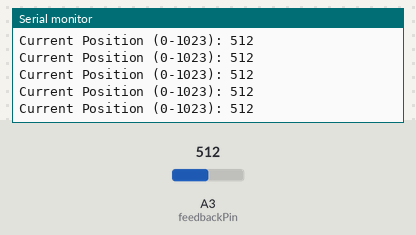
A sketch run on a simulated Arduino Uno, built with avr-gcc and run on an emulated ATmega328P. Parts: the last lines printed to the serial monitor. Inputs (shaded band) come from the test bench; at power-on: A3 (feedbackPin) = 512.

Above: at 1.2 s.
1.3 s: A3 (feedbackPin) set to 716
At 1.31 s:
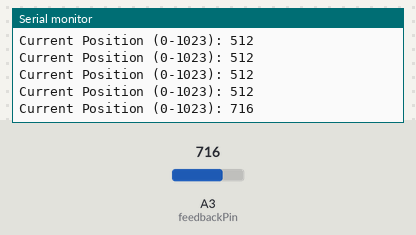
2.8 s: A3 (feedbackPin) set to 900
At 2.82 s:
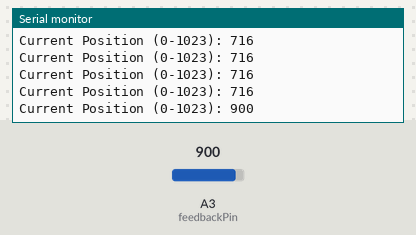
Timing chart, 0 to 5.8 s (numbered marks = the images above; inputs shaded):
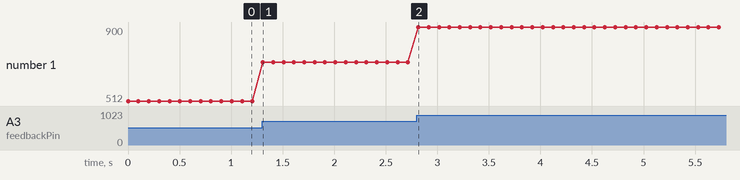

Measured:
- after the input at 1.3 s, the serial monitor: prints a new line at once (image 1)
- after the input at 2.8 s, the serial monitor: prints a new line at once (image 2)
- plotted number 1: 512 → 716 after the input at 1.3 s, 716 → 900 after the input at 2.8 s

The sketch:

linear_position_out.ino
```cpp
// ==========================================
// กำหนดขาที่ต่อกับสาย Feedback ของ Actuonix
// ==========================================
const int feedbackPin = A3;

void setup() {
  // เปิดใช้งาน Serial Monitor ที่ความเร็ว 115200
  Serial.begin(115200);
  Serial.println("Actuonix Position Reader Started...");
}

void loop() {
  // อ่านค่าสัญญาณ Analog จากสาย Feedback
  // ค่าที่ได้จะอยู่ในช่วง 0 ถึง 1023
  int positionValue = analogRead(feedbackPin);

  // พิมพ์แสดงผลทาง Serial Monitor
  Serial.print("Current Position (0-1023): ");
  Serial.println(positionValue);

  // หน่วงเวลา 100 มิลลิวินาที เพื่อไม่ให้ข้อความวิ่งเร็วเกินไป
  delay(100);
}
```
